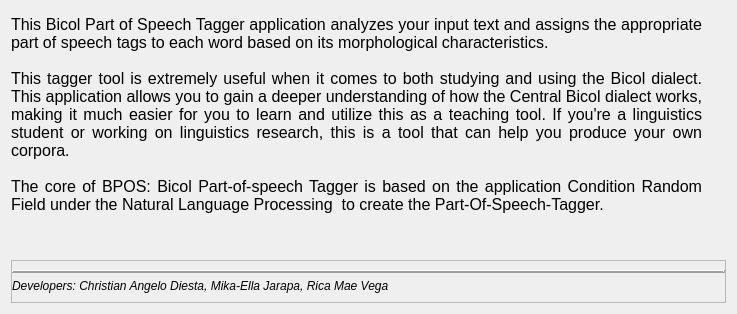
         <widget class="QWidget" name="about_page">
          <layout class="QVBoxLayout" name="verticalLayout_3">
           <item>
            <widget class="QLabel" name="label_2">
             <property name="font">
              <font>
               <pointsize>12</pointsize>
              </font>
             </property>
             <property name="styleSheet">
              <string notr="true">margin-right: 24
</string>
             </property>
             <property name="text">
              <string>This Bicol Part of Speech Tagger application analyzes your input text and assigns the appropriate part of speech tags to each word based on its morphological characteristics.

This tagger tool is extremely useful when it comes to both studying and using the Bicol dialect. This application allows you to gain a deeper understanding of how the Central Bicol dialect works, making it much easier for you to learn and utilize this as a teaching tool. If you're a linguistics student or working on linguistics research, this is a tool that can help you produce your own corpora.

The core of BPOS: Bicol Part-of-speech Tagger is based on the application Condition Random Field under the Natural Language Processing  to create the Part-Of-Speech-Tagger.

</string>
             </property>
             <property name="alignment">
              <set>Qt::AlignJustify|Qt::AlignTop</set>
             </property>
             <property name="wordWrap">
              <bool>true</bool>
             </property>
             <property name="margin">
              <number>0</number>
             </property>
            </widget>
           </item>
           <item alignment="Qt::AlignBottom">
            <widget class="QFrame" name="frame_2">
             <property name="frameShape">
              <enum>QFrame::StyledPanel</enum>
             </property>
             <property name="frameShadow">
              <enum>QFrame::Raised</enum>
             </property>
             <layout class="QVBoxLayout" name="verticalLayout_4">
              <property name="leftMargin">
               <number>0</number>
              </property>
              <property name="rightMargin">
               <number>0</number>
              </property>
              <item>
               <widget class="Line" name="line">
                <property name="frameShadow">
                 <enum>QFrame::Raised</enum>
                </property>
                <property name="lineWidth">
                 <number>2</number>
                </property>
                <property name="orientation">
                 <enum>Qt::Horizontal</enum>
                </property>
               </widget>
              </item>
              <item>
               <widget class="QLabel" name="label_3">
                <property name="font">
                 <font>
                  <italic>true</italic>
                 </font>
                </property>
                <property name="text">
                 <string>Developers: Christian Angelo Diesta, Mika-Ella Jarapa, Rica Mae Vega</string>
                </property>
               </widget>
              </item>
             </layout>
            </widget>
           </item>
          </layout>
         </widget>
